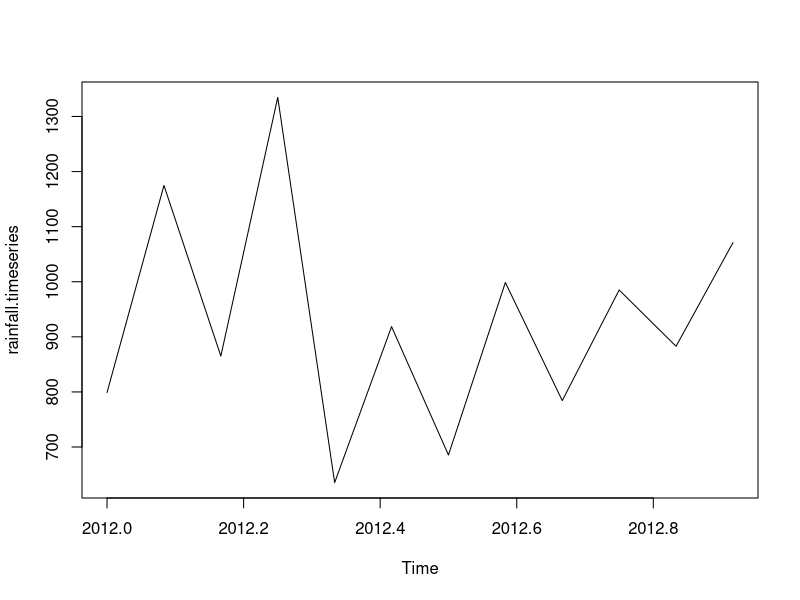
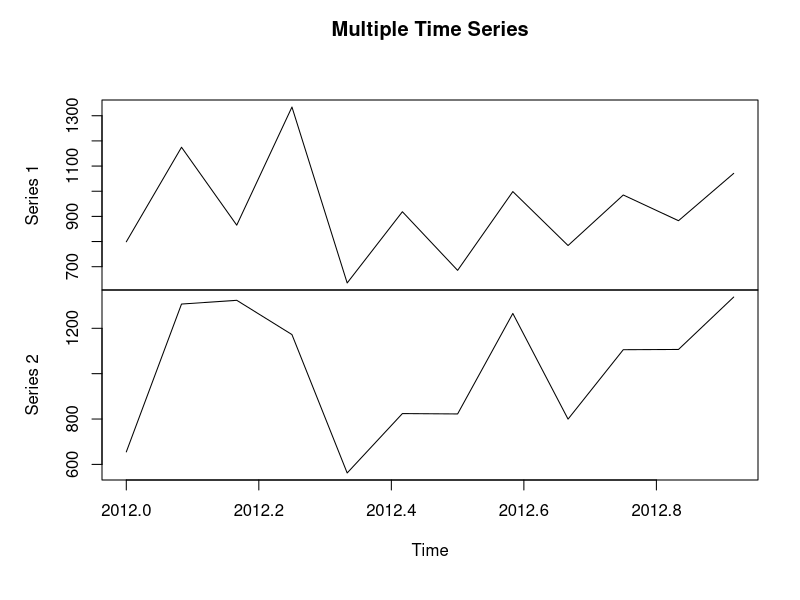

Here is the R script that generated these plots, in order:
# Get the data points in form of a R vector.
rainfall <- c(799,1174.8,865.1,1334.6,635.4,918.5,685.5,998.6,784.2,985,882.8,1071)

# Convert it to a time series object.
rainfall.timeseries <- ts(rainfall,start = c(2012,1),frequency = 12)

# Print the timeseries data.
print(rainfall.timeseries)

# Give the chart file a name.
png(file = "rainfall.png")

# Plot a graph of the time series.
plot(rainfall.timeseries)

# Save the file.
dev.off()


# Get the data points in form of a R vector.
rainfall1 <- c(799,1174.8,865.1,1334.6,635.4,918.5,685.5,998.6,784.2,985,882.8,1071)
rainfall2 <- 
c(655,1306.9,1323.4,1172.2,562.2,824,822.4,1265.5,799.6,1105.6,1106.7,1337.8)

# Convert them to a matrix.
combined.rainfall <-  matrix(c(rainfall1,rainfall2),nrow = 12)

# Convert it to a time series object.
rainfall.timeseries <- ts(combined.rainfall,start = c(2012,1),frequency = 12)

# Print the timeseries data.
print(rainfall.timeseries)

# Give the chart file a name.
png(file = "rainfall_combined.png")

# Plot a graph of the time series.
plot(rainfall.timeseries, main = "Multiple Time Series")

# Save the file.
dev.off()